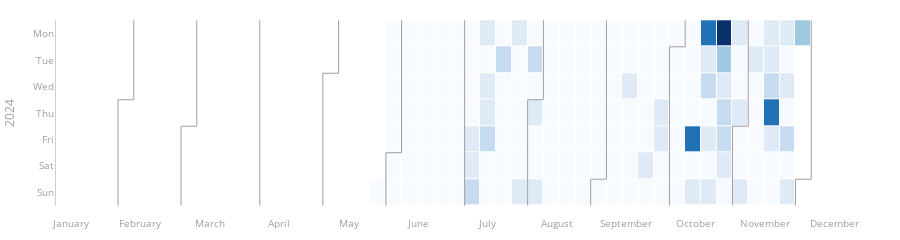

The cell this chart's notebook holds for it:
### Code cell
# タイルプロット
fig = calplot(df, x="date", y="クリック数",
              colorscale=px.colors.sequential.Blues)
fig.update_layout({"yaxis": {"title": "2024"}, 
                   "yaxis2": {"title": "2025"}
                   })
fig.update_layout(margin=dict(l=10, r=10, t=10, b=10))
fig.show()
fig.write_html("calplot.html")

### Figure 1 — Plotly figure (JSON) as saved in the notebook; plotly's stock layout.template omitted (floating-point values rounded to 4 significant figures; data arrays with more than 128 entries replaced by an {"elided": "..."} marker saying what was removed)
{"data": [{"colorscale": [[0, "rgb(247,251,255)"], [0.125, "rgb(222,235,247)"], [0.25, "rgb(198,219,239)"], [0.375, "rgb(158,202,225)"], [0.5, "rgb(107,174,214)"], [0.625, "rgb(66,146,198)"], [0.75, "rgb(33,113,181)"], [0.875, "rgb(8,81,156)"], [1, "rgb(8,48,107)"]], "customdata": {"elided": "366x2 str values"}, "hovertemplate": "%{customdata[0]} <br>Week=%{x} <br>%{customdata[1]}=%{z}", "name": "2024", "showscale": false, "type": "heatmap", "x": {"elided": "366 int values"}, "xaxis": "x", "xgap": 1, "y": {"elided": "366 int values"}, "yaxis": "y", "ygap": 1, "z": {"elided": "366 int values"}, "zmax": 8, "zmin": 0}, {"hoverinfo": "skip", "line": {"color": "#9e9e9e", "width": 1}, "mode": "lines", "type": "scatter", "x": [0.5, 0.5], "xaxis": "x", "y": [-0.5, 6.5], "yaxis": "y"}, {"hoverinfo": "skip", "line": {"color": "#9e9e9e", "width": 1}, "mode": "lines", "type": "scatter", "x": [4.5, 4.5], "xaxis": "x", "y": [2.5, 6.5], "yaxis": "y"}, {"hoverinfo": "skip", "line": {"color": "#9e9e9e", "width": 1}, "mode": "lines", "type": "scatter", "x": [4.5, 5.5], "xaxis": "x", "y": [2.5, 2.5], "yaxis": "y"}, {"hoverinfo": "skip", "line": {"color": "#9e9e9e", "width": 1}, "mode": "lines", "type": "scatter", "x": [5.5, 5.5], "xaxis": "x", "y": [2.5, -0.5], "yaxis": "y"}, {"hoverinfo": "skip", "line": {"color": "#9e9e9e", "width": 1}, "mode": "lines", "type": "scatter", "x": [8.5, 8.5], "xaxis": "x", "y": [3.5, 6.5], "yaxis": "y"}, {"hoverinfo": "skip", "line": {"color": "#9e9e9e", "width": 1}, "mode": "lines", "type": "scatter", "x": [8.5, 9.5], "xaxis": "x", "y": [3.5, 3.5], "yaxis": "y"}, {"hoverinfo": "skip", "line": {"color": "#9e9e9e", "width": 1}, "mode": "lines", "type": "scatter", "x": [9.5, 9.5], "xaxis": "x", "y": [3.5, -0.5], "yaxis": "y"}, {"hoverinfo": "skip", "line": {"color": "#9e9e9e", "width": 1}, "mode": "lines", "type": "scatter", "x": [13.5, 13.5], "xaxis": "x", "y": [-0.5, 6.5], "yaxis": "y"}, {"hoverinfo": "skip", "line": {"color": "#9e9e9e", "width": 1}, "mode": "lines", "type": "scatter", "x": [17.5, 17.5], "xaxis": "x", "y": [1.5, 6.5], "yaxis": "y"}, {"hoverinfo": "skip", "line": {"color": "#9e9e9e", "width": 1}, "mode": "lines", "type": "scatter", "x": [17.5, 18.5], "xaxis": "x", "y": [1.5, 1.5], "yaxis": "y"}, {"hoverinfo": "skip", "line": {"color": "#9e9e9e", "width": 1}, "mode": "lines", "type": "scatter", "x": [18.5, 18.5], "xaxis": "x", "y": [1.5, -0.5], "yaxis": "y"}, {"hoverinfo": "skip", "line": {"color": "#9e9e9e", "width": 1}, "mode": "lines", "type": "scatter", "x": [21.5, 21.5], "xaxis": "x", "y": [4.5, 6.5], "yaxis": "y"}, {"hoverinfo": "skip", "line": {"color": "#9e9e9e", "width": 1}, "mode": "lines", "type": "scatter", "x": [21.5, 22.5], "xaxis": "x", "y": [4.5, 4.5], "yaxis": "y"}, {"hoverinfo": "skip", "line": {"color": "#9e9e9e", "width": 1}, "mode": "lines", "type": "scatter", "x": [22.5, 22.5], "xaxis": "x", "y": [4.5, -0.5], "yaxis": "y"}, {"hoverinfo": "skip", "line": {"color": "#9e9e9e", "width": 1}, "mode": "lines", "type": "scatter", "x": [26.5, 26.5], "xaxis": "x", "y": [-0.5, 6.5], "yaxis": "y"}, {"hoverinfo": "skip", "line": {"color": "#9e9e9e", "width": 1}, "mode": "lines", "type": "scatter", "x": [30.5, 30.5], "xaxis": "x", "y": [2.5, 6.5], "yaxis": "y"}, {"hoverinfo": "skip", "line": {"color": "#9e9e9e", "width": 1}, "mode": "lines", "type": "scatter", "x": [30.5, 31.5], "xaxis": "x", "y": [2.5, 2.5], "yaxis": "y"}, {"hoverinfo": "skip", "line": {"color": "#9e9e9e", "width": 1}, "mode": "lines", "type": "scatter", "x": [31.5, 31.5], "xaxis": "x", "y": [2.5, -0.5], "yaxis": "y"}, {"hoverinfo": "skip", "line": {"color": "#9e9e9e", "width": 1}, "mode": "lines", "type": "scatter", "x": [34.5, 34.5], "xaxis": "x", "y": [5.5, 6.5], "yaxis": "y"}, {"hoverinfo": "skip", "line": {"color": "#9e9e9e", "width": 1}, "mode": "lines", "type": "scatter", "x": [34.5, 35.5], "xaxis": "x", "y": [5.5, 5.5], "yaxis": "y"}, {"hoverinfo": "skip", "line": {"color": "#9e9e9e", "width": 1}, "mode": "lines", "type": "scatter", "x": [35.5, 35.5], "xaxis": "x", "y": [5.5, -0.5], "yaxis": "y"}, {"hoverinfo": "skip", "line": {"color": "#9e9e9e", "width": 1}, "mode": "lines", "type": "scatter", "x": [39.5, 39.5], "xaxis": "x", "y": [0.5, 6.5], "yaxis": "y"}, {"hoverinfo": "skip", "line": {"color": "#9e9e9e", "width": 1}, "mode": "lines", "type": "scatter", "x": [39.5, 40.5], "xaxis": "x", "y": [0.5, 0.5], "yaxis": "y"}, {"hoverinfo": "skip", "line": {"color": "#9e9e9e", "width": 1}, "mode": "lines", "type": "scatter", "x": [40.5, 40.5], "xaxis": "x", "y": [0.5, -0.5], "yaxis": "y"}, {"hoverinfo": "skip", "line": {"color": "#9e9e9e", "width": 1}, "mode": "lines", "type": "scatter", "x": [43.5, 43.5], "xaxis": "x", "y": [3.5, 6.5], "yaxis": "y"}, {"hoverinfo": "skip", "line": {"color": "#9e9e9e", "width": 1}, "mode": "lines", "type": "scatter", "x": [43.5, 44.5], "xaxis": "x", "y": [3.5, 3.5], "yaxis": "y"}, {"hoverinfo": "skip", "line": {"color": "#9e9e9e", "width": 1}, "mode": "lines", "type": "scatter", "x": [44.5, 44.5], "xaxis": "x", "y": [3.5, -0.5], "yaxis": "y"}, {"hoverinfo": "skip", "line": {"color": "#9e9e9e", "width": 1}, "mode": "lines", "type": "scatter", "x": [47.5, 47.5], "xaxis": "x", "y": [5.5, 6.5], "yaxis": "y"}, {"hoverinfo": "skip", "line": {"color": "#9e9e9e", "width": 1}, "mode": "lines", "type": "scatter", "x": [47.5, 48.5], "xaxis": "x", "y": [5.5, 5.5], "yaxis": "y"}, {"hoverinfo": "skip", "line": {"color": "#9e9e9e", "width": 1}, "mode": "lines", "type": "scatter", "x": [48.5, 48.5], "xaxis": "x", "y": [5.5, -0.5], "yaxis": "y"}], "layout": {"font": {"color": "#9e9e9e", "size": 10}, "height": 150, "margin": {"b": 10, "l": 10, "r": 10, "t": 10}, "plot_bgcolor": "#fff", "showlegend": false, "title": {"text": ""}, "xaxis": {"anchor": "y", "domain": [0, 1], "showgrid": false, "showline": false, "tickmode": "array", "ticktext": ["January", "February", "March", "April", "May", "June", "July", "August", "September", "October", "November", "December"], "tickvals": [1.5, 5.909, 10.32, 14.73, 19.14, 23.55, 27.95, 32.36, 36.77, 41.18, 45.59, 50], "zeroline": false}, "yaxis": {"anchor": "x", "autorange": "reversed", "domain": [0, 1], "showgrid": false, "showline": false, "tickmode": "array", "ticktext": ["Mon", "Tue", "Wed", "Thu", "Fri", "Sat", "Sun"], "tickvals": [0, 1, 2, 3, 4, 5, 6], "title": {"text": "2024"}, "zeroline": false}, "yaxis2": {"title": {"text": "2025"}}}}
